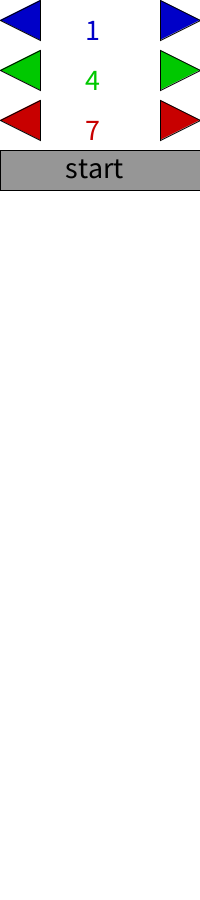
Frame 1 (no input)
Frame 60 (the mouse pressed at the canvas centre just before this capture): identical to frame 1, image omitted
Frame 120 (the mouse held since frame 60 and released just before this capture): identical to frame 1, image omitted

The Processing sketch that drew this single still picture (run headless with seeded random() and noise(); from frame 60 on, the mouse is pressed at the canvas centre):

// Processing sketch: sketch_seperate_3d_pde2
// ── sketch_seperate_3d_pde2.pde
/*int p=int(random(0,2));
int k=int(random(1,10));
int m=int(random(1,10));*/

int   words;
int   t=0;
float maxt;
int   a=1;
int   b=4;
int   c=7;
int   m=0;
int   n=0;
int   o=0;
boolean f;
void setup(){
  size(200,900);
  background(255); 
  arrows(); 
}
void draw(){
  
}
void mousePressed(){
  
  
  if(get(mouseX,mouseY)==color(0,0,200)){
    if(mouseX<width/2){a--;}
    else{a++;}
  }
  if(get(mouseX,mouseY)==color(0,200,0)){
    if(mouseX<width/2){b--;}
    else{b++;}
  }
  if(get(mouseX,mouseY)==color(200,0,0)){
    if(mouseX<width/2){c--;}
    else{c++;}
  }
  background(255); 
  arrows();
 /*if(mouseY<190&&mouseY>150){
    m=a;
    n=b;
    o=c;
    run();}*/
    
  
  m=a;
  n=b;
  o=c;
  run();
  
 
  
}
// ── arrows.pde
void arrows(){
  textSize(30);
  fill(0,0,200);
  beginShape();
  vertex(40,0);
  vertex(0,20);
  vertex(40,40);
  endShape(CLOSE);
  beginShape();
  vertex(width-40,0);
  vertex(width,20);
  vertex(width-40,40);
  endShape(CLOSE);
  text(a,width/2-15,40);
  
  fill(0,200,0);
  beginShape();
  vertex(40,50);
  vertex(0,70);
  vertex(40,90);
  endShape(CLOSE);
  beginShape();
  vertex(width-40,50);
  vertex(width,70);
  vertex(width-40,90);
  endShape(CLOSE);
  text(b,width/2-15,90);
  fill(200,0,0);
  beginShape();
  vertex(40,100);
  vertex(0,120);
  vertex(40,140);
  endShape(CLOSE);
  beginShape();
  vertex(width-40,100);
  vertex(width,120);
  vertex(width-40,140);
  endShape(CLOSE);
  text(c,width/2-15,140);
  
  fill(150);
  rect(0,150,width,40);
  fill(0);
  textSize(30);
  text("start",65,178);
}
// ── move.pde
void move(){
  if(!f&&max(m,n,o)==m){
    if(!f&&max(n,o)==n){
      m-=n;n*=2;n-=o;o*=2;
      t++;
      output(m+","+n+","+o);
    }
    else{
      m-=o;o*=2;o-=n;n*=2;
      t++;
      output(m+","+n+","+o);
      }
  }
  if(!f&&max(m,n,o)==n){
    if(!f&&max(m,o)==m){
      n-=m;m*=2;m-=o;o*=2;
      t++;
      output(m+","+n+","+o);
    }
    else{
      n-=o;o*=2;o-=m;m*=2;
      t++;
      output(m+","+n+","+o);
      }
  }
  if(!f&&max(m,n,o)==o){
    if(!f&&max(m,n)==m){
      o-=m;m*=2;m-=n;n*=2;
      t++;
      output(m+","+n+","+o);
    }
    else{
      o-=n;n*=2;n-=m;m*=2;
      t++;
      output(m+","+n+","+o);
      }
  }
}
// ── output.pde
void output(String s){
  textSize(30);
  text(s,20,words*30+210);
  words++;
  if(((m==n)&&(n==o))||m==0||n==0||o==0){
    f=true;
  }
}
// ── run.pde
void run(){ 
  t=0;
  f=false;
  words=1;
  output(m+","+n+","+o);
  maxt=((m+n+o)*(m+n+o));
  while(t<maxt){
    move();   
    if(f){
      
      break;
    }
  }
  words=0;
  println(t);
  if(f&&(m==n)&&(n==o)){
  
    output("o");
  }else{
    output("x");
  }
}
